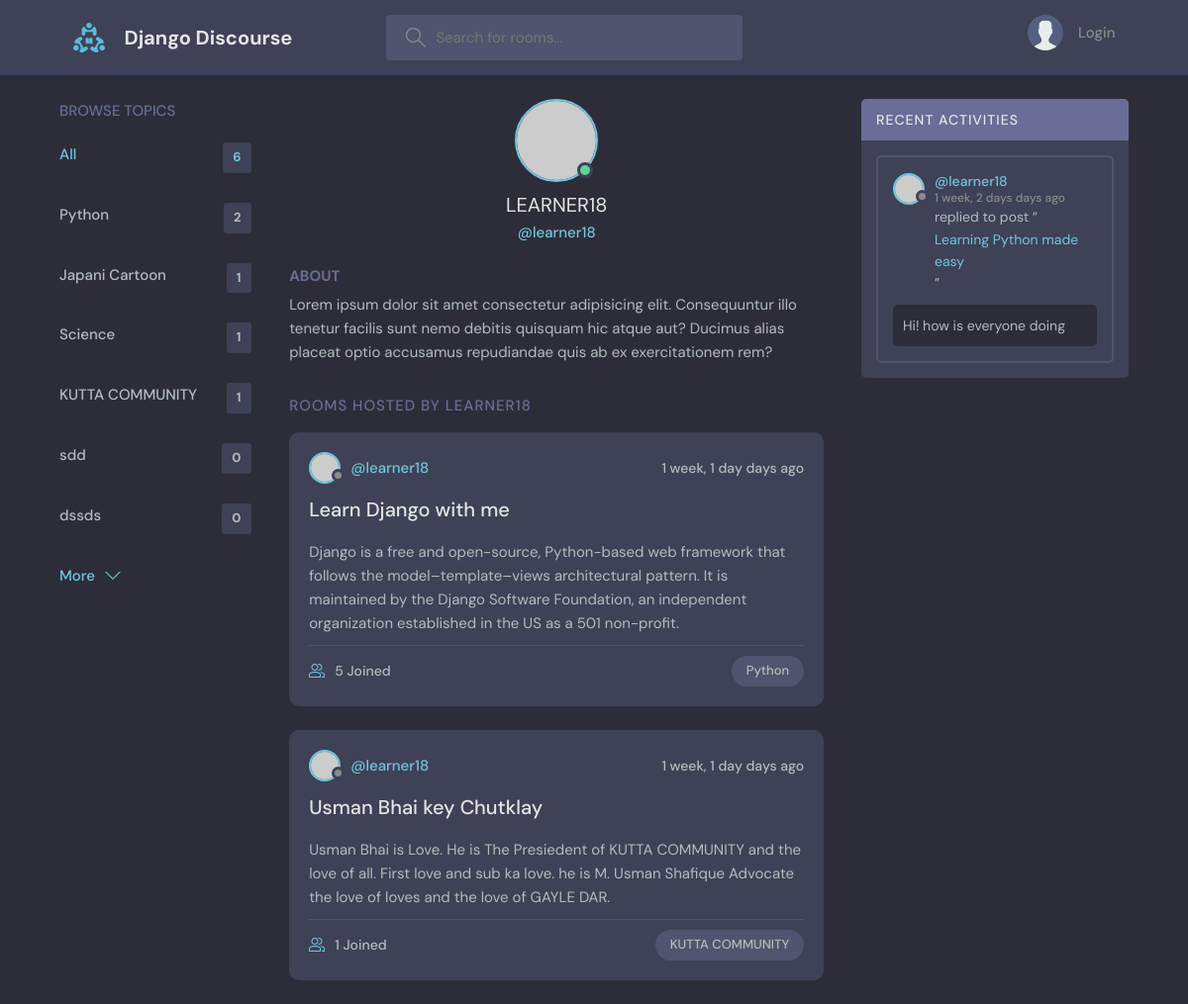
/userprofile/2, run on the app's committed database.
### chat/models.py (models this page shows, shortened)
class Topic(models.Model):
    topic = models.CharField(max_length=200)
    def __str__(self):
        return self.topic

class Room(models.Model):
    host = models.ForeignKey(User,on_delete=models.SET_NULL,null=True)
    name = models.CharField(max_length=200)
    description = models.TextField(null=True,blank=True)
    participants = models.ManyToManyField(User,related_name="Participants",blank=True)
    topic = models.ForeignKey(Topic,on_delete=models.SET_NULL,null=True)
    updated = models.DateTimeField(auto_now=True)
    created = models.DateTimeField(auto_now_add=True)
    class Meta:
        ordering = ['-updated','-created']
    def __str__(self):
        return self.name

class Message(models.Model):
    user = models.ForeignKey(User,on_delete=models.CASCADE)
    room = models.ForeignKey(Room,on_delete=models.CASCADE)
    message = models.TextField()
    updated = models.DateTimeField(auto_now=True)
    created = models.DateTimeField(auto_now_add=True)

### chat/views.py (the view)
# urls.py: path('userprofile/<str:pk>',views.userProfile,name="userprofile"),
def userProfile(request,pk):
    user = User.objects.get(id=pk)
    rooms = user.room_set.all()
    chats = user.message_set.all()
    topics = Topic.objects.all()
    context = {'user' : user,'rooms' : rooms,'chats' : chats,'topics' : topics}
    return render(request,'chat/profile.html',context)

### chat/templates/chat/profile.html (shortened to what this page needs)
{% extends "base.html" %}
{% block content %}
  <main class="profile-page layout layout--3">
    <div class="container">
      {% include 'chat/topics_components.html' %}
      <div class="roomList">
        <div class="profile">
          <div class="profile__avatar">
            <div class="avatar avatar--large active">
              <img src="https://randomuser.me/api/portraits/men/11.jpg" />
            </div>
          </div>
          <div class="profile__info">
            <h3 style="text-transform: uppercase;">{{user.username}}</h3>
            <p>@{{user.username}}</p>
          </div>
          <div class="profile__about">
            <h3>About</h3>
            <p>
              Lorem ipsum dolor sit amet consectetur adipisicing elit. Consequuntur illo tenetur
              facilis sunt nemo debitis quisquam hic atque aut? Ducimus alias placeat optio
              accusamus repudiandae quis ab ex exercitationem rem?
            </p>
          </div>
        </div>
        <div class="roomList__header">
          <div>
            <h2>Rooms Hosted by {{user.username}}</a>
            </h2>
          </div>
        </div>
        {% include 'chat/feed_components.html' %}
      </div>
        {% include 'chat/activity_components.html' %}
    </div>
  </main>
{% endblock %}

### chat/templates/chat/topics_components.html
<div class="topics">
    <div class="topics__header">
      <h2>Browse Topics</h2>
    </div>
    <ul class="topics__list">
      <li>
        <a href="{% url 'home' %}" class="active">All<span>{{topics.count}}</span></a>
      </li>
      {% for topic in topics %}
      <li>
        <a href="{% url 'home' %}?q={{topic}}">{{topic}}<span>{{topic.room_set.all.count}}</span></a>
      </li>
      {% endfor %}
    </ul>
    <a class="btn btn--link" href="{% url 'home' %}">
      More
      <svg
        version="1.1"
        xmlns="http://www.w3.org/2000/svg"
        width="32"
        height="32"
        viewBox="0 0 32 32"
      >
        <title>chevron-down</title>
        <path d="M16 21l-13-13h-3l16 16 16-16h-3l-13 13z"></path>
      </svg>
    </a>
  </div>

### chat/templates/chat/feed_components.html (shortened to what this page needs)
{% for room in rooms %}
<div class="roomListRoom">
    <div class="roomListRoom__header">
      <a href="{% url 'userprofile' room.host.id %}" class="roomListRoom__author">
        <div class="avatar avatar--small">
          <img src="https://randomuser.me/api/portraits/women/11.jpg" />
        </div>
        <span>@{{ room.host }}</span>
      </a>
      <div class="roomListRoom__actions">
        <span>{{ room.created|timesince }} days ago</span>
      </div>
    </div>
    <div class="roomListRoom__content">
      <a href="{% url 'room' room.id %}">{{ room.name }}</a>
      <p>
        {{ room.description }}
      </p>
    </div>
    <div class="roomListRoom__meta">
      <a href="{% url 'room' room.id %}" class="roomListRoom__joined">
        {{ room.participants.count }} Joined
      </a>
      <p class="roomListRoom__topic">{{room.topic}}</p>
    </div>
  </div>
  {% endfor %}

### chat/templates/chat/activity_components.html (shortened to what this page needs)
<div class="activities">
    <div class="activities__header">
      <h2>Recent Activities</h2>
    </div>
    {% for chat in chats|slice:":3" %}
    <div class="activities__box">
      <div class="activities__boxHeader roomListRoom__header">
        <a href="{% url 'userprofile' chat.user.id %}" class="roomListRoom__author">
          <div class="avatar avatar--small">
            <img src="https://randomuser.me/api/portraits/women/11.jpg" />
          </div>
          <p>
            @{{chat.user}}
            <span>{{chat.created|timesince}} days ago</span>
          </p>
        </a>
      </div>
      <div class="activities__boxContent">
        <p>
          replied to post “<a href="{% url 'room' chat.room.id %}">{{chat.room}}</a
          >”
        </p>
        <div class="activities__boxRoomContent">
            {{chat.message}}
        </div>
      </div>
    </div>
    {% endfor %}
  </div>

### data on the page
Topic: topic "Python", room_set.all.count "2"
Topic: topic "Japani Cartoon", room_set.all.count "1"
Topic: topic "Science", room_set.all.count "1"
Topic: topic "KUTTA COMMUNITY", room_set.all.count "1"
Topic: topic "sdd", room_set.all.count "0"
Topic: topic "dssds", room_set.all.count "0"
Room: host "learner18", created "1 week, 1 day", name "Learn Django with me", description "Django is a free and open-source, Python-based web framework that follows the model–template–views architectural pattern. It is maintained by the Django Software Foundation, an independent organization established in the US as a 501 non-profit.", participants.count "5", topic "Python"
Room: host "learner18", created "1 week, 1 day", name "Usman Bhai key Chutklay", description "Usman Bhai is Love. He is The Presiedent of KUTTA COMMUNITY and the love of all. First love and sub ka love. he is M. Usman Shafique Advocate the love of loves and the love of GAYLE DAR.", participants.count "1", topic "KUTTA COMMUNITY"
Message: user "learner18", created "1 week, 2 days", room "Learning Python made easy", message "Hi! how is everyone doing"

### other printed values
{{ topics.count }} "6"
{{ user.username }} "LEARNER18"
{{ user.username }} "learner18"
